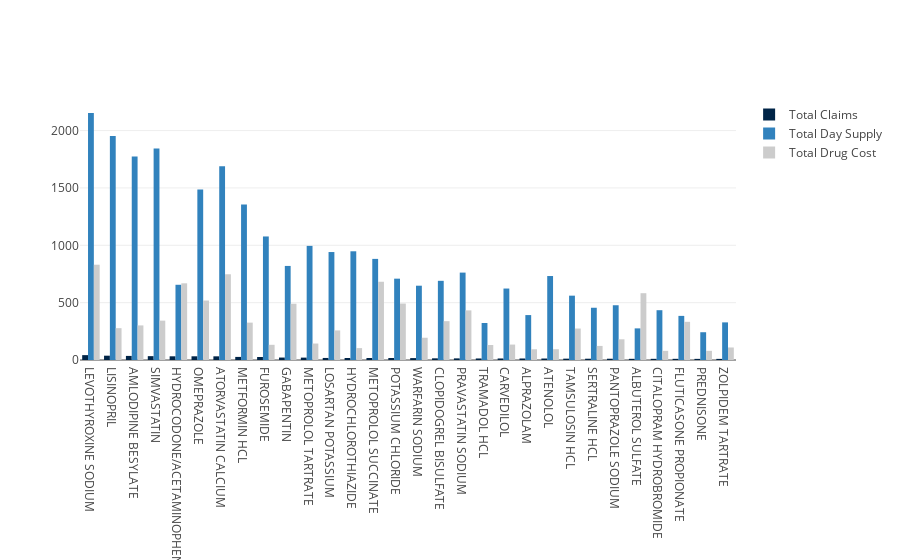

Notebook cell for this chart:
### Code cell
# comparison of total claims/day supply/drug cost for each drug

query1 = """SELECT
  generic_name AS drug,
  ROUND(SUM(total_claim_count)) AS total_claim_count,
  ROUND(SUM(total_day_supply)) AS total_day_supply,
  ROUND(SUM(total_drug_cost)) AS total_drug_cost
FROM
  `bigquery-public-data.cms_medicare.part_d_prescriber_2014`
GROUP BY
  drug
ORDER BY
  total_claim_count DESC;
        """
response = medicare.query_to_pandas_safe(query1)
response_df = response.head(30)
print(response_df.head())


stack1 = go.Bar(
    x=response_df.drug,
    y=response_df.total_claim_count / 1000000.0 ,
    name='Total Claims',
     marker=dict(
        color='rgb(0,36,71)'
    )
)
stack2 = go.Bar(
    x=response_df.drug,
    y=response_df.total_day_supply / 1000000.0,
    name='Total Day Supply',
     marker=dict(
        color='rgb(49,130,189)'
    )
)
stack3 = go.Bar(
    x=response_df.drug,
    y=response_df.total_drug_cost / 1000000.0,
    name='Total Drug Cost',
     marker=dict(
        color='rgb(204,204,204)'
    )
)

data = [stack1, stack2, stack3]
layout = go.Layout(
    barmode='group'
    , margin=dict(b=200)
)

fig = go.Figure(data=data, layout=layout)
iplot(fig, filename='grouped-bar')

### Figure 1 — Plotly figure (JSON) as saved in the notebook; plotly's stock layout.template omitted (floating-point values rounded to 4 significant figures)
{"data": [{"marker": {"color": "rgb(0,36,71)"}, "name": "Total Claims", "type": "bar", "uid": "1f867ab1-378f-4e09-be87-3a3934839732", "x": ["LEVOTHYROXINE SODIUM", "LISINOPRIL", "AMLODIPINE BESYLATE", "SIMVASTATIN", "HYDROCODONE/ACETAMINOPHEN", "OMEPRAZOLE", "ATORVASTATIN CALCIUM", "METFORMIN HCL", "FUROSEMIDE", "GABAPENTIN", "METOPROLOL TARTRATE", "LOSARTAN POTASSIUM", "HYDROCHLOROTHIAZIDE", "METOPROLOL SUCCINATE", "POTASSIUM CHLORIDE", "WARFARIN SODIUM", "CLOPIDOGREL BISULFATE", "PRAVASTATIN SODIUM", "TRAMADOL HCL", "CARVEDILOL", "ALPRAZOLAM", "ATENOLOL", "TAMSULOSIN HCL", "SERTRALINE HCL", "PANTOPRAZOLE SODIUM", "ALBUTEROL SULFATE", "CITALOPRAM HYDROBROMIDE", "FLUTICASONE PROPIONATE", "PREDNISONE", "ZOLPIDEM TARTRATE"], "y": [42.43, 37.61, 35.68, 33.56, 32.29, 32.28, 32.01, 26.91, 26.38, 21.37, 20.78, 17.89, 17.37, 17.36, 17.35, 16.57, 14.61, 14.19, 13.32, 13.32, 13.13, 12.89, 11.69, 11.2, 11.11, 10.26, 10.24, 10.2, 9.846, 9.73]}, {"marker": {"color": "rgb(49,130,189)"}, "name": "Total Day Supply", "type": "bar", "uid": "9898eb59-7f9d-4307-80f9-bd611d91123b", "x": ["LEVOTHYROXINE SODIUM", "LISINOPRIL", "AMLODIPINE BESYLATE", "SIMVASTATIN", "HYDROCODONE/ACETAMINOPHEN", "OMEPRAZOLE", "ATORVASTATIN CALCIUM", "METFORMIN HCL", "FUROSEMIDE", "GABAPENTIN", "METOPROLOL TARTRATE", "LOSARTAN POTASSIUM", "HYDROCHLOROTHIAZIDE", "METOPROLOL SUCCINATE", "POTASSIUM CHLORIDE", "WARFARIN SODIUM", "CLOPIDOGREL BISULFATE", "PRAVASTATIN SODIUM", "TRAMADOL HCL", "CARVEDILOL", "ALPRAZOLAM", "ATENOLOL", "TAMSULOSIN HCL", "SERTRALINE HCL", "PANTOPRAZOLE SODIUM", "ALBUTEROL SULFATE", "CITALOPRAM HYDROBROMIDE", "FLUTICASONE PROPIONATE", "PREDNISONE", "ZOLPIDEM TARTRATE"], "y": [2153.0, 1954.0, 1774.0, 1844.0, 655.8, 1487.0, 1689.0, 1355.0, 1077.0, 820.1, 995.0, 941.3, 947.8, 881.5, 709.2, 647.8, 690.3, 762.0, 322.4, 623.0, 391.6, 732.1, 560.9, 455.5, 477.4, 275.7, 434.2, 384.6, 242.1, 328.0]}, {"marker": {"color": "rgb(204,204,204)"}, "name": "Total Drug Cost", "type": "bar", "uid": "a5165a0f-6234-46fb-8992-f85970850a6e", "x": ["LEVOTHYROXINE SODIUM", "LISINOPRIL", "AMLODIPINE BESYLATE", "SIMVASTATIN", "HYDROCODONE/ACETAMINOPHEN", "OMEPRAZOLE", "ATORVASTATIN CALCIUM", "METFORMIN HCL", "FUROSEMIDE", "GABAPENTIN", "METOPROLOL TARTRATE", "LOSARTAN POTASSIUM", "HYDROCHLOROTHIAZIDE", "METOPROLOL SUCCINATE", "POTASSIUM CHLORIDE", "WARFARIN SODIUM", "CLOPIDOGREL BISULFATE", "PRAVASTATIN SODIUM", "TRAMADOL HCL", "CARVEDILOL", "ALPRAZOLAM", "ATENOLOL", "TAMSULOSIN HCL", "SERTRALINE HCL", "PANTOPRAZOLE SODIUM", "ALBUTEROL SULFATE", "CITALOPRAM HYDROBROMIDE", "FLUTICASONE PROPIONATE", "PREDNISONE", "ZOLPIDEM TARTRATE"], "y": [830.9, 277.6, 301.5, 343.3, 668.8, 518.5, 747.5, 325.9, 132.6, 490.7, 143.7, 257.9, 103.8, 682.3, 492.3, 194.0, 338.6, 432.6, 130.7, 134.6, 93.49, 94.02, 274.4, 122.8, 180.6, 582.4, 79.95, 332.9, 80.14, 109.1]}], "layout": {"barmode": "group", "margin": {"b": 200}}}
